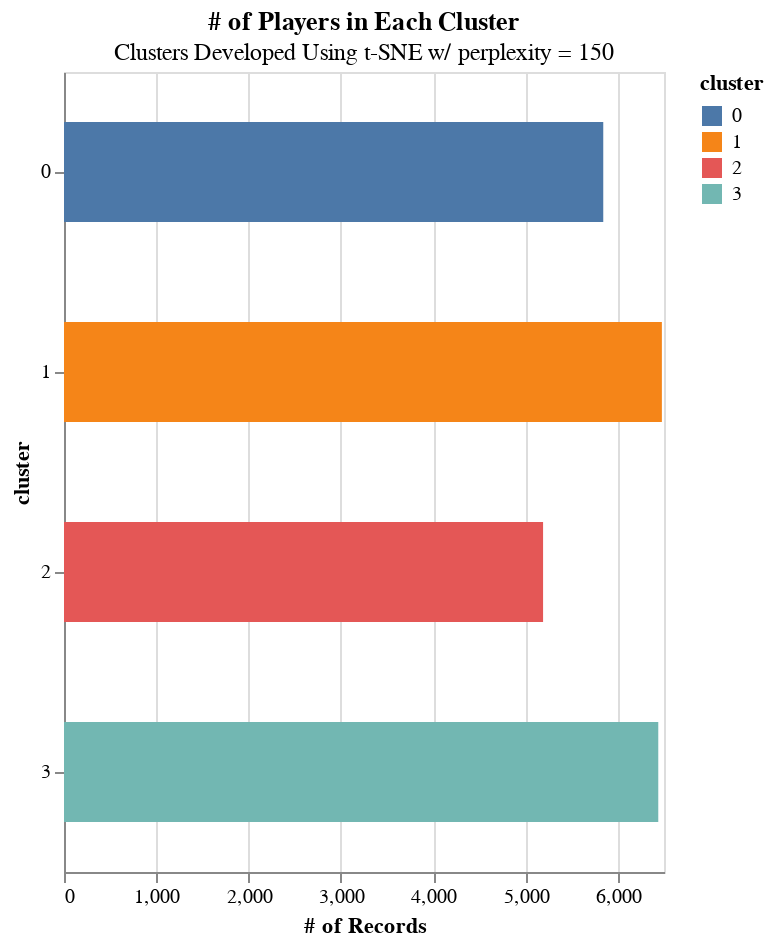

The notebook cell this image was saved under:
### Markdown cell above
#### Check distribution of players by cluster

### Code cell
title={
      "text": ["# of Players in Each Cluster"], 
      "subtitle": ["Clusters Developed Using t-SNE w/ perplexity = 150"]
    }


alt.Chart(a).mark_bar(size = 50).encode(
    y = 'cluster:N', x = alt.X('component 1:Q', title = '# of Records'),
    color = 'cluster:N').properties(
    height = 250, width = 300).properties(title = title, height = 400, width = 300)

### Figure 1 — Vega-Lite specification as saved in the notebook (floating-point values rounded to 4 significant figures)
{"config": {"view": {"continuousWidth": 300, "continuousHeight": 300}}, "data": {"name": "data-da0a61c9a3f76c9c75db06a51312ea0e"}, "mark": {"type": "bar", "size": 50}, "encoding": {"color": {"field": "cluster", "type": "nominal"}, "x": {"field": "component 1", "title": "# of Records", "type": "quantitative"}, "y": {"field": "cluster", "type": "nominal"}}, "height": 400, "title": {"text": ["# of Players in Each Cluster"], "subtitle": ["Clusters Developed Using t-SNE w/ perplexity = 150"]}, "width": 300, "$schema": "https://vega.github.io/schema/vega-lite/v5.6.1.json", "datasets": {"data-da0a61c9a3f76c9c75db06a51312ea0e": [{"cluster": 0, "is_drafted": 0.0873, "component 1": 5842}, {"cluster": 1, "is_drafted": 0.1224, "component 1": 6477}, {"cluster": 2, "is_drafted": 0.07572, "component 1": 5190}, {"cluster": 3, "is_drafted": 0.05359, "component 1": 6438}]}}
